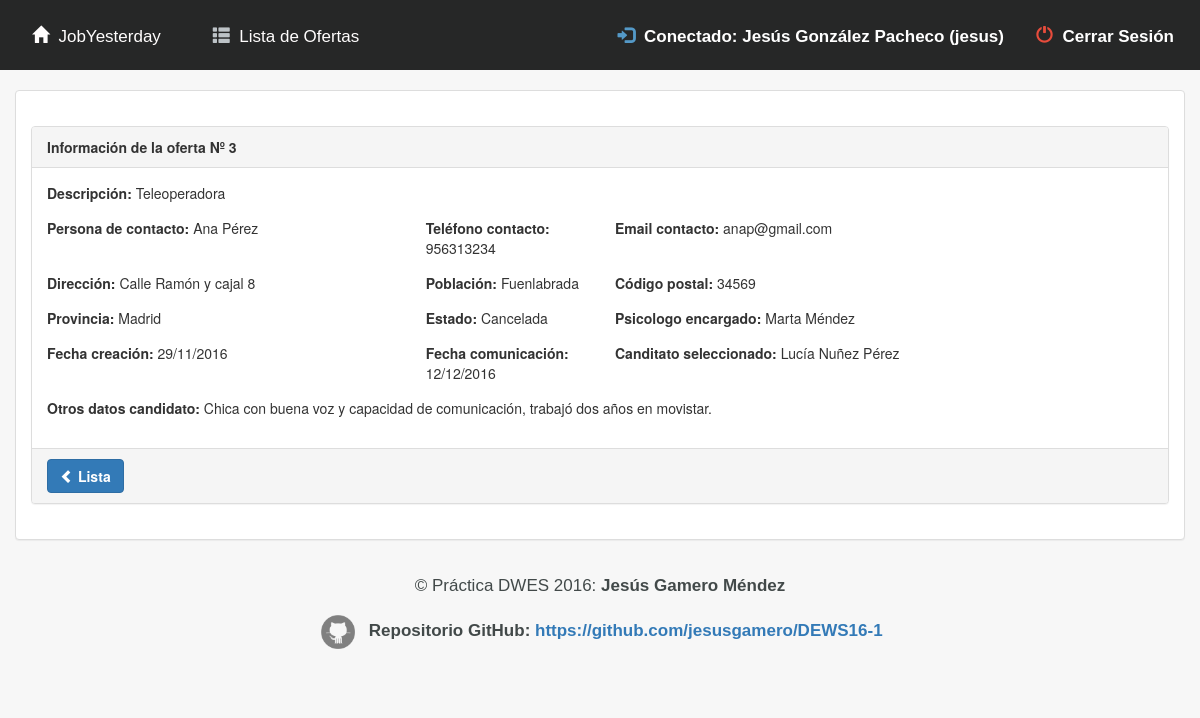
The app's page /app/index.php?ctrl=info&id=3 (signed in) with its own data.
### tables this page shows
CREATE TABLE `oferta` (
  `idoferta` int(11) NOT NULL,
  `descripcion` varchar(250) NOT NULL,
  `persona_contacto` varchar(35) NOT NULL,
  `tlf_contacto` int(9) NOT NULL,
  `email_contacto` varchar(25) NOT NULL,
  `dir_empresa` varchar(50) DEFAULT NULL,
  `poblacion` varchar(25) DEFAULT NULL,
  `cp` varchar(5) DEFAULT NULL,
  `provincia` varchar(35) DEFAULT NULL,
  `estado` char(1) DEFAULT NULL,
  `fcreacion` date DEFAULT NULL,
  `fcomunicacion` date DEFAULT NULL,
  `psico_encar` varchar(25) DEFAULT NULL,
  `candidato` varchar(35) DEFAULT NULL,
  `des_candidato` varchar(250) DEFAULT NULL
);

CREATE TABLE `provincia` (
  `cod_provincia` int(2) NOT NULL DEFAULT '0' COMMENT 'Código de la provincia de dos digitos',
  `nombre` varchar(50) NOT NULL DEFAULT '' COMMENT 'Nombre de la provincia'
);

CREATE TABLE `usuario` (
  `cod` int(11) NOT NULL,
  `tipo` char(1) NOT NULL,
  `nombre` varchar(35) DEFAULT NULL,
  `user` varchar(10) DEFAULT NULL,
  `pass` varchar(10) DEFAULT NULL
);

### app/ctrl/info.php (called while the page is built)
<?php
include_once (MODEL_PATH . "model.php");
include_once (HELPERS_PATH . "helpers.php");
$idoferta = $_GET["id"];
$datosoferta = obtenerOferta($idoferta);
include_once (VIEW_PATH . "info.php");
?>

### app/model/DB_connection.php (called while the page is built, shortened)
<?php
Class Database {
	private $link;
	private $result;
	private static $_instance;
	public static function getInstance(){
		if (!(self::$_instance instanceof self)){
			self::$_instance=new self();
		}
		return self::$_instance;
	}
	private function Conectar($conf)
	{
		$this-> link =new mysqli($conf['servidor'], $conf['usuario'], $conf['password']);
		$this->link->select_db($conf['base_datos']);
		$this->link->query("SET NAMES 'utf8'");
	}
	public function Consulta($sql)
	{
		$this->result=$this->link->query($sql);
		return $this->result;
	}
	public function LeeRegistro($result=NULL)
	{
		if (! $result)
		{
			$result=$this->result;
		}
		$this->regActual=$result->fetch_assoc();
		return $this->regActual;
	}
}

### app/model/model.php (called while the page is built, shortened)
<?php
include (MODEL_PATH . "DB_connection.php");
function nombreProvincias($id)
{
	$bdatos = Database::getInstance();
	$query = 'SELECT p.nombre FROM provincia p WHERE p.cod_provincia=' . $id;
	$res = $bdatos->Consulta($query);
	$registro = $bdatos->LeeRegistro();
	return $registro['nombre'];
}
function obtenerOferta($id)
{
	$datos = array();
	$conex = Database::getInstance();
	$conex->Consulta("SELECT * FROM oferta WHERE idoferta = '$id'");
	while ($rs = $conex->LeeRegistro()) {
		$datos = $rs;
	}
	return $datos;
}
function nombrePsicologo($id)
{
	$bdatos = Database::getInstance();
	$query = 'SELECT u.nombre FROM usuario u WHERE u.cod=' . $id;
	$res = $bdatos->Consulta($query);
	$registro = $bdatos->LeeRegistro();
	return $registro['nombre'];
}

### app/helpers/helpers.php (called while the page is built, shortened)
<?php
function verEstado($estado)
{
	if ($estado == 'P') {
		return 'Pendiente';
	}
	else
	if ($estado == 'R') {
		return 'Realizando';
	}
	else
	if ($estado == 'S') {
		return 'Seleccionando';
	}
	else
	if ($estado == 'C') {
		return 'Cancelada';
	}
}
function formatoGregoriano($fecha_old)
{
	$a = explode('-', $fecha_old);
	$fecha_new = $a[2] . '/' . $a[1] . '/' . $a[0];
	return $fecha_new;
}

### app/view/info.php (the view)
<br><div class="container-fluid">
	<div class="panel panel-default">
	<div class="panel-body">
	<br>
<div class="panel panel-default">
<div class="panel-heading"><b>Información de la oferta Nº <?= $idoferta; ?></b></div>
<div class="panel-body">
<div class="form-horizontal">
<div class="form-group">
  <div class="col-md-10"><b>Descripción: </b><?php echo $datosoferta['descripcion']; ?></div>
</div>
<div class="form-group">
  <div class="col-md-4"><b>Persona de contacto: </b><?php echo $datosoferta['persona_contacto']; ?></div>
  <div class="col-md-2"><b>Teléfono contacto: </B><?php echo $datosoferta['tlf_contacto']; ?></div>
  <div class="col-md-4"><b>Email contacto: </B><?php echo $datosoferta['email_contacto']; ?></div>
</div>
<div class="form-group">
  <div class="col-md-4"><b>Dirección: </b><?php echo $datosoferta['dir_empresa']; ?></div>
  <div class="col-md-2"><b>Población: </b><?php echo $datosoferta['poblacion']; ?></div>
  <div class="col-md-2"><b>Código postal: </b><?php echo $datosoferta['cp']; ?></div>
</div>
<div class="form-group">
  <div class="col-md-4"><b>Provincia: </b><?php echo nombreProvincias($datosoferta['provincia']); ?></div>
  <div class="col-md-2"><b>Estado: </b><?php echo verEstado($datosoferta['estado']); ?></div>
  <div class="col-md-4"><b>Psicologo encargado: </b><?php echo nombrePsicologo($datosoferta['psico_encar']); ?></div>
</div>
<div class="form-group">
  <div class="col-md-4"><b>Fecha creación: </b><?php echo formatoGregoriano($datosoferta['fcreacion']); ?></div>
  <div class="col-md-2"><b>Fecha comunicación: </b><?php echo formatoGregoriano($datosoferta['fcomunicacion']); ?></div>
  <div class="col-md-4"><b>Canditato seleccionado: </b><?php echo $datosoferta['candidato']; ?></div>
</div>
<div class="form-group">
  <div class="col-md-10"><b>Otros datos candidato: </b><?php echo $datosoferta['des_candidato']; ?></div>
</div>
</div>
</div>
<div class="panel-footer"><a href="?ctrl=list" class="btn btn-primary"><span class="glyphicon glyphicon-chevron-left"></span>&nbsp;<b>Lista</b></a></div>
</div>
</div>
</div>
</div>

### records on screen
oferta: descripcion "Teleoperadora", persona_contacto "Ana Pérez", tlf_contacto "956313234", email_contacto "anap@gmail.com", dir_empresa "Calle Ramón y cajal 8", poblacion "Fuenlabrada", cp "34569", provincia.nombre "Madrid", estado "Cancelada", psico_encar.nombre "Marta Méndez", fcreacion "29/11/2016", fcomunicacion "12/12/2016", candidato "Lucía Nuñez Pérez", des_candidato "Chica con buena voz y capacidad de comunicación, trabajó dos años en movistar."

### other values on screen
$_SESSION['nombre'] "Jesús González Pacheco"
$_SESSION['usuario'] "jesus"
$idoferta "3"
